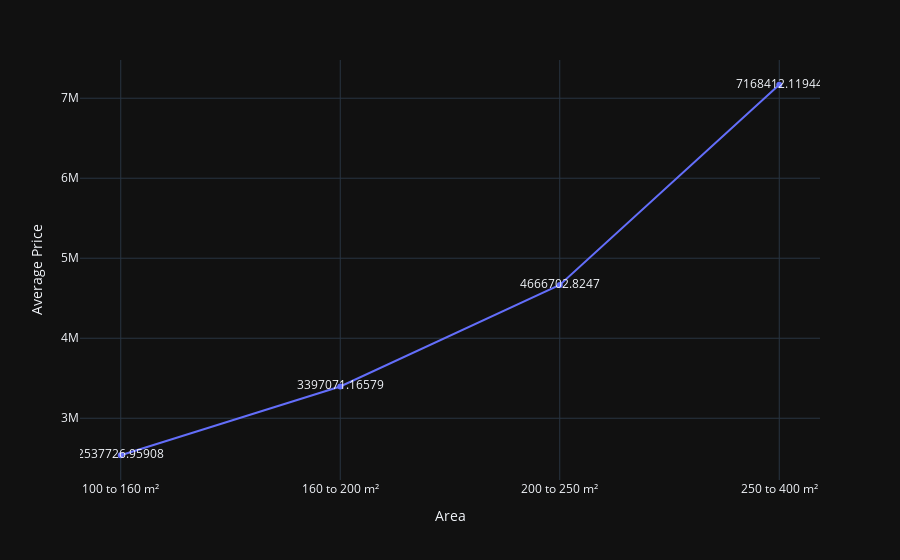

Notebook code for this chart:
### Code cell
fig = px.line(price_area1,x='Area',y='Average Price',text='Average Price',hover_name='Area',markers=True,template='plotly_dark')
fig.update_layout(title_x=0.5)
fig.show()

### Figure 1 — Plotly figure (JSON) as saved in the notebook; plotly's stock layout.template omitted (floating-point values rounded to 4 significant figures)
{"data": [{"hovertemplate": "<b>%{hovertext}</b><br><br>Area=%{x}<br>Average Price=%{text}<extra></extra>", "hovertext": ["100 to 160 m²", "160 to 200 m²", "200 to 250 m²", "250 to 400 m²"], "legendgroup": "", "line": {"color": "#636efa", "dash": "solid"}, "marker": {"symbol": "circle"}, "mode": "lines+text+markers", "name": "", "orientation": "v", "showlegend": false, "text": [2538000.0, 3397000.0, 4667000.0, 7168000.0], "type": "scatter", "x": ["100 to 160 m²", "160 to 200 m²", "200 to 250 m²", "250 to 400 m²"], "xaxis": "x", "y": [2538000.0, 3397000.0, 4667000.0, 7168000.0], "yaxis": "y"}], "layout": {"legend": {"tracegroupgap": 0}, "margin": {"t": 60}, "title": {"x": 0.5}, "xaxis": {"anchor": "y", "domain": [0, 1], "title": {"text": "Area"}}, "yaxis": {"anchor": "x", "domain": [0, 1], "title": {"text": "Average Price"}}}}
